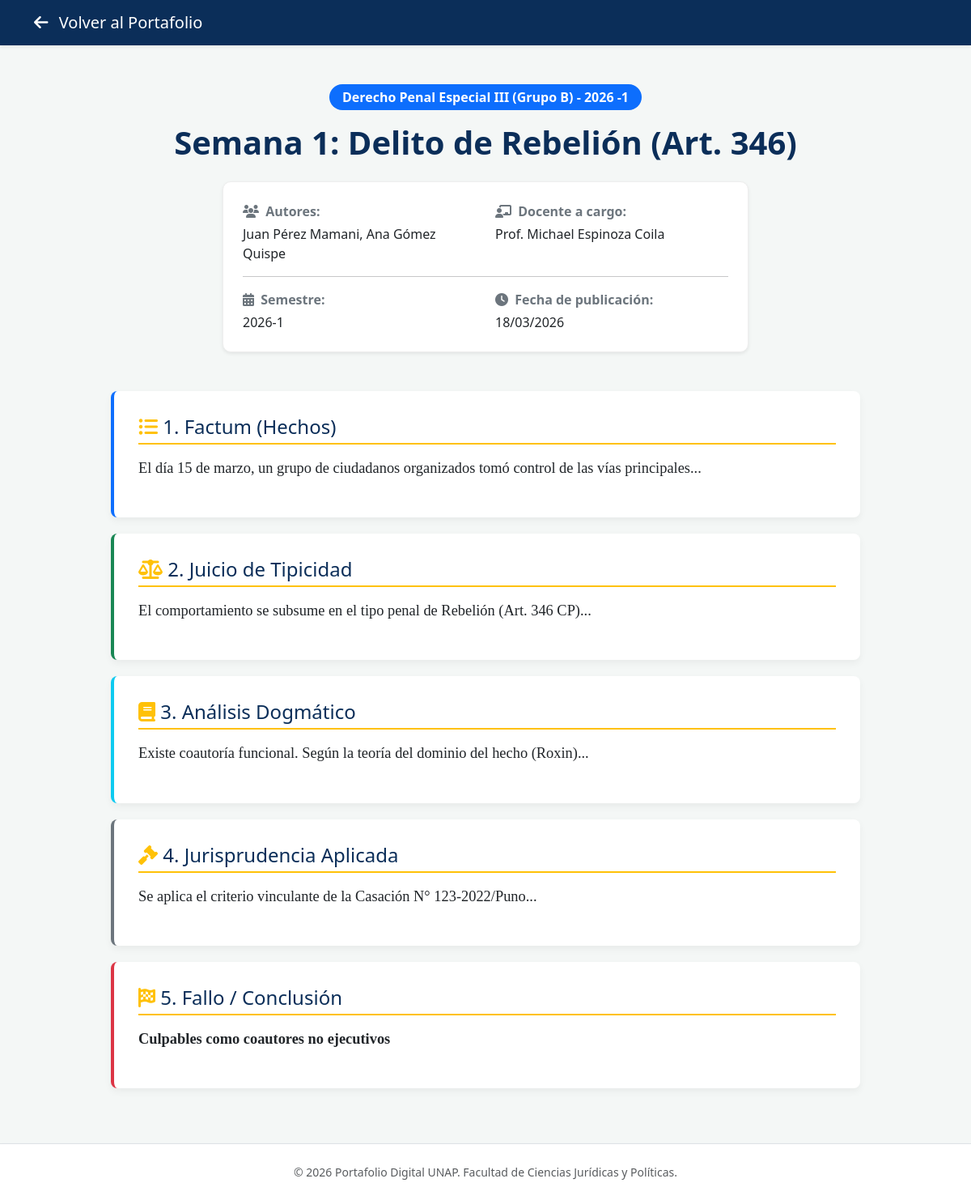
Before: /detalle_publico.php?id=4 with the older database file.
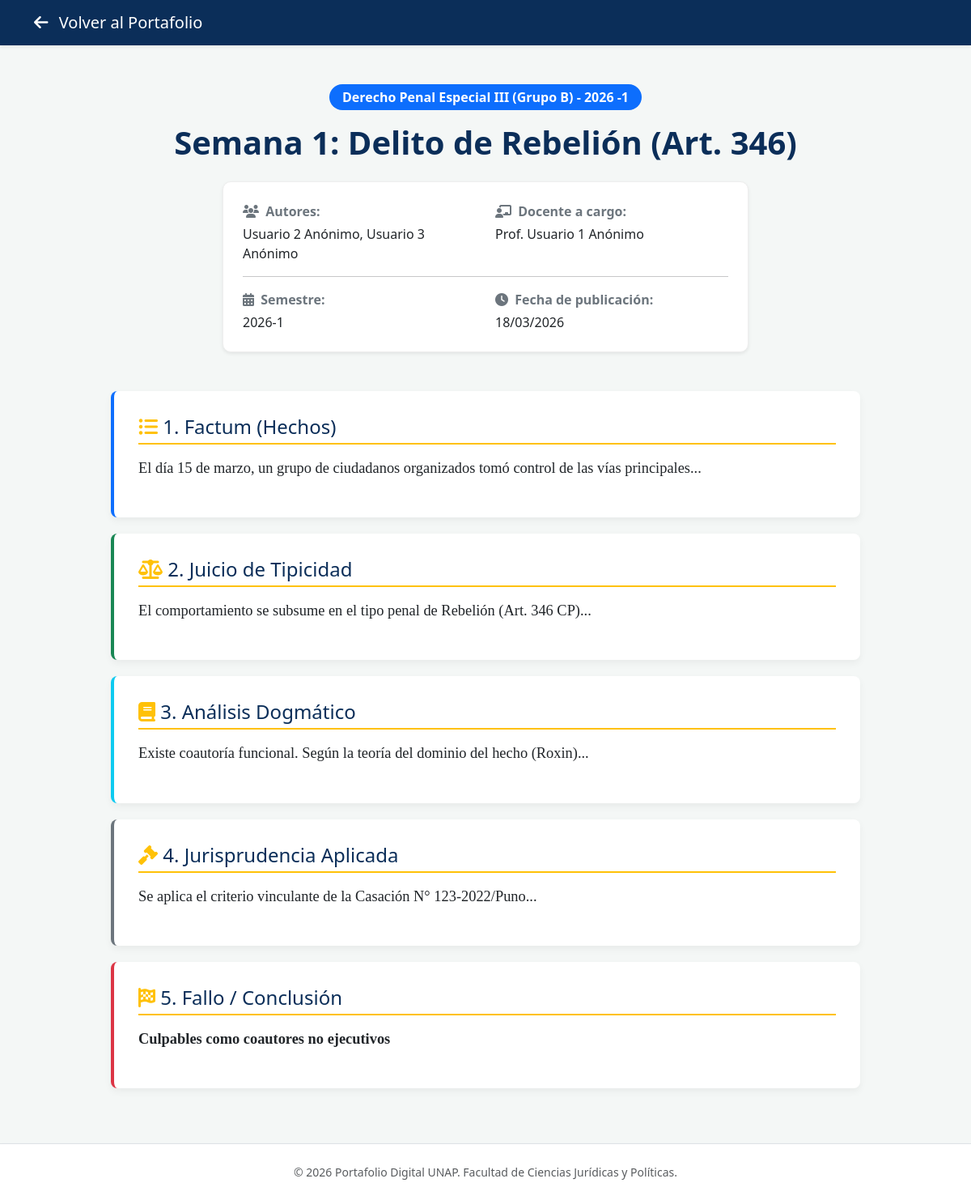
After: the same page with the newer database file.
### tables this page shows
CREATE TABLE `envios_fichas` (
  `id` int(11) NOT NULL,
  `actividad_id` int(11) NOT NULL,
  `lider_id` int(11) NOT NULL,
  `factum` text NOT NULL,
  `tipicidad` text NOT NULL,
  `dogmatica` text NOT NULL,
  `jurisprudencia` text NOT NULL,
  `fallo` text NOT NULL,
  `fecha_envio` timestamp NULL DEFAULT current_timestamp(),
  `estado` varchar(50) DEFAULT 'Pendiente',
  `calificacion` decimal(5,2) DEFAULT NULL,
  `respuestas_json` text DEFAULT NULL,
  `retroalimentacion` text DEFAULT NULL
);

CREATE TABLE `usuarios` (
  `id` int(11) NOT NULL,
  `rol` enum('admin','docente','estudiante') NOT NULL,
  `nombres` varchar(100) NOT NULL,
  `apellidos` varchar(100) NOT NULL,
  `email` varchar(100) NOT NULL,
  `password` varchar(255) NOT NULL,
  `codigo_estudiante` varchar(20) DEFAULT NULL,
  `ciclo` varchar(10) DEFAULT NULL,
  `semestre` varchar(10) DEFAULT NULL,
  `estado` tinyint(1) DEFAULT 1,
  `created_at` timestamp NULL DEFAULT current_timestamp(),
  `reset_token` varchar(100) DEFAULT NULL,
  `reset_token_exp` datetime DEFAULT NULL
);

CREATE TABLE `cursos` (
  `id` int(11) NOT NULL,
  `nombre_curso` varchar(150) NOT NULL,
  `docente_id` int(11) NOT NULL,
  `semestre` varchar(10) NOT NULL,
  `nombre` varchar(150) DEFAULT NULL
);

CREATE TABLE `actividades_fichas` (
  `id` int(11) NOT NULL,
  `curso_id` int(11) NOT NULL,
  `titulo_caso` varchar(200) NOT NULL,
  `fecha_inicio` datetime NOT NULL DEFAULT current_timestamp(),
  `fecha_cierre` datetime NOT NULL,
  `descripcion` text DEFAULT NULL,
  `fecha_limite` datetime DEFAULT NULL,
  `estructura_campos` text DEFAULT NULL,
  `tipo_trabajo` varchar(20) DEFAULT 'Grupal',
  `max_integrantes` int(11) DEFAULT 5,
  `secciones_json` text DEFAULT NULL
);

### detalle_publico.php (the view, shortened to what the changed rows need)
<?php
require_once 'config/conexion.php';
$envio_id = $_GET['id'] ?? null;
$sql = "
    SELECT e.factum, e.tipicidad, e.dogmatica, e.jurisprudencia, e.fallo, e.fecha_envio, e.respuestas_json,
           a.titulo_caso, c.nombre_curso, c.semestre,
           d.nombres as docente_nombres, d.apellidos as docente_apellidos,
           (SELECT GROUP_CONCAT(CONCAT(u.nombres, ' ', u.apellidos) SEPARATOR ', ')
            FROM envio_integrantes ei
            JOIN usuarios u ON ei.estudiante_id = u.id
            WHERE ei.envio_id = e.id) as estudiantes_autores
    FROM envios_fichas e
    JOIN actividades_fichas a ON e.actividad_id = a.id
    JOIN cursos c ON a.curso_id = c.id
    JOIN usuarios d ON c.docente_id = d.id
    WHERE e.id = ? AND e.estado = 'Revisado'
";
$stmt = $pdo->prepare($sql);
$stmt->execute([$envio_id]);
$caso = $stmt->fetch(PDO::FETCH_ASSOC);
?>
<!DOCTYPE html>
<html lang="es">
<head>
    <link href="https://cdn.jsdelivr.net/npm/bootstrap@5.3.0/dist/css/bootstrap.min.css" rel="stylesheet">
    <link rel="stylesheet" href="https://cdnjs.cloudflare.com/ajax/libs/font-awesome/6.4.0/css/all.min.css">
</head>
<body>
    <main class="container py-5">
        <div class="row justify-content-center">
            <div class="col-lg-10">
                <div class="text-center mb-5">
                    <span class="badge bg-primary px-3 py-2 rounded-pill mb-3 fs-6"><?= htmlspecialchars($caso['nombre_curso']) ?></span>
                    <h1 class="fw-bold text-unap mb-3 display-6"><?= htmlspecialchars($caso['titulo_caso']) ?></h1>
                    <div class="card metadata-box shadow-sm d-inline-block p-4 mt-2 text-start w-100">
                        <div class="row">
                            <div class="col-md-6 mb-3 mb-md-0">
                                <strong class="d-block text-secondary mb-1"><i class="fas fa-users me-1"></i> Autores:</strong>
                                <span class="text-dark"><?= htmlspecialchars($caso['estudiantes_autores'] ?? 'No especificados') ?></span>
                            </div>
                            <div class="col-md-6">
                                <strong class="d-block text-secondary mb-1"><i class="fas fa-chalkboard-teacher me-1"></i> Docente a cargo:</strong>
                                <span class="text-dark">Prof. <?= htmlspecialchars($caso['docente_nombres'] . ' ' . $caso['docente_apellidos']) ?></span>
                            </div>
                        </div>
                        <hr class="my-3 opacity-25">
                        <div class="row">
                            <div class="col-md-6 mb-3 mb-md-0">
                                <strong class="d-block text-secondary mb-1"><i class="fas fa-calendar-alt me-1"></i> Semestre:</strong>
                                <span class="text-dark"><?= htmlspecialchars($caso['semestre'] ?? 'No especificado') ?></span>
                            </div>
                            <div class="col-md-6">
                                <strong class="d-block text-secondary mb-1"><i class="fas fa-clock me-1"></i> Fecha de publicación:</strong>
                                <span class="text-dark"><?= date('d/m/Y', strtotime($caso['fecha_envio'])) ?></span>
                            </div>
                        </div>
                    </div>
                </div>
                <div class="respuestas-container">
                    <?php
                    if (!empty($caso['respuestas_json'])):
                        $respuestas = json_decode($caso['respuestas_json'], true);
                        $contador = 1;
                        $colores = ['primary', 'success', 'info', 'secondary', 'danger', 'warning', 'dark'];
                        foreach ($respuestas as $titulo => $contenido):
                            $color_actual = $colores[($contador - 1) % count($colores)];
                    ?>
                        <div class="content-box border-start border-4 border-<?= $color_actual ?>">
                            <h4 class="section-title text-<?= $color_actual ?> border-<?= $color_actual ?>"><i class="fas fa-bookmark me-2"></i><?= $contador ?>. <?= htmlspecialchars($titulo) ?></h4>
                            <p class="texto-academico text-dark"><?= nl2br(htmlspecialchars($contenido)) ?></p>
                        </div>
                    <?php
                        $contador++;
                        endforeach;
                    else:
                    ?>
                        <div class="content-box border-start border-4 border-primary">
                            <h4 class="section-title"><i class="fas fa-list-ul text-warning"></i> 1. Factum (Hechos)</h4>
                            <p class="texto-academico"><?= nl2br(htmlspecialchars($caso['factum'])) ?></p>
                        </div>
                        <div class="content-box border-start border-4 border-success">
                            <h4 class="section-title"><i class="fas fa-balance-scale text-warning"></i> 2. Juicio de Tipicidad</h4>
                            <p class="texto-academico"><?= nl2br(htmlspecialchars($caso['tipicidad'])) ?></p>
                        </div>
                        <div class="content-box border-start border-4 border-info">
                            <h4 class="section-title"><i class="fas fa-book text-warning"></i> 3. Análisis Dogmático</h4>
                            <p class="texto-academico"><?= nl2br(htmlspecialchars($caso['dogmatica'])) ?></p>
                        </div>
                        <?php if(!empty($caso['jurisprudencia'])): ?>
                        <div class="content-box border-start border-4 border-secondary">
                            <h4 class="section-title"><i class="fas fa-gavel text-warning"></i> 4. Jurisprudencia Aplicada</h4>
                            <p class="texto-academico"><?= nl2br(htmlspecialchars($caso['jurisprudencia'])) ?></p>
                        </div>
                        <?php endif; ?>
                        <div class="content-box border-start border-4 border-danger">
                            <h4 class="section-title"><i class="fas fa-flag-checkered text-warning"></i> 5. Fallo / Conclusión</h4>
                            <p class="texto-academico fw-bold"><?= nl2br(htmlspecialchars($caso['fallo'])) ?></p>
                        </div>
                    <?php endif; ?>
                </div>
            </div>
        </div>
    </main>
</body>
</html>

Changed rows visible on the page:
changed through a linked row, envios_fichas "Culpables como coautores no ejecutivos": usuarios.nombres+apellidos "Michael Espinoza Coila" → "Usuario 1 Anónimo"
Other visible differences:
$caso['estudiantes_autores']: "Juan Pérez Mamani, Ana Gómez Quispe" → "Usuario 2 Anónimo, Usuario 3 Anónimo"
